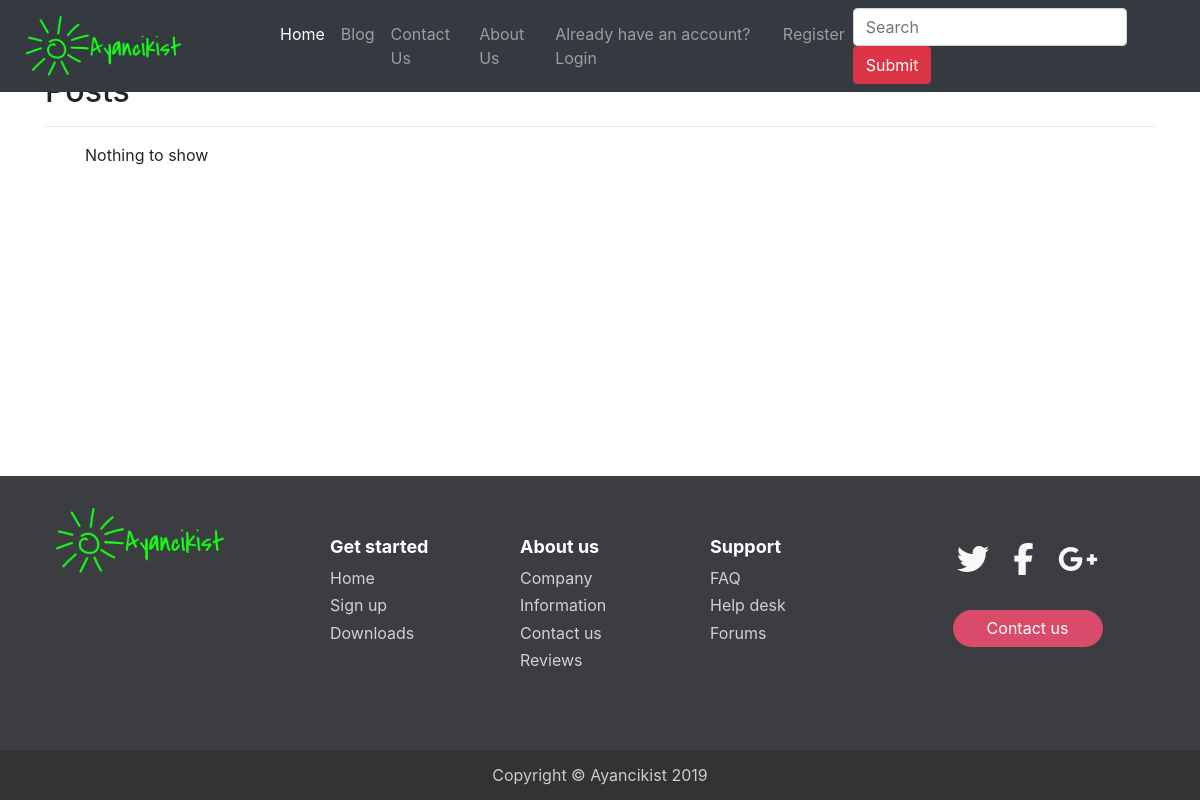
Before: /blog/ with the older database file.
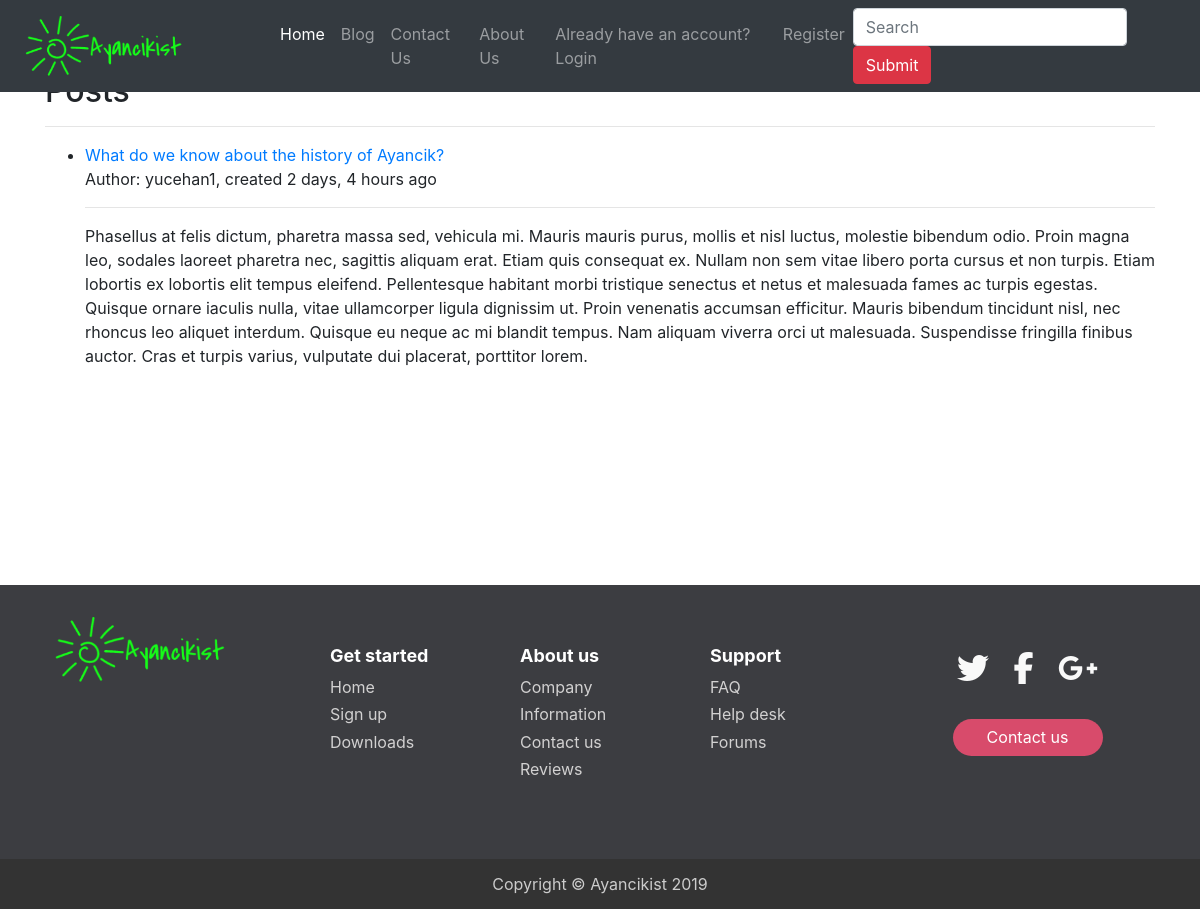
After: the same page with the newer database file.
### blog/models.py (models this page shows, shortened)
class Post(models.Model):
    author = models.ForeignKey(User, on_delete=models.CASCADE)
    title = models.CharField(max_length=200)
    text = models.TextField()
    published_date = models.DateTimeField(auto_now=True)

### blog/views.py (the view)
# urls.py: path('blog/', PostListView.as_view(), name='blog-view'),
class PostListView(ListView):
    model = Post
    template_name = 'blog/posts.html'
    def get_queryset(self):
        return Post.objects.filter(published_date__lte=timezone.now()).order_by('published_date')

### templates/blog/posts.html
{% extends "base.html" %}
{% load humanize %}
{% block content %}
<h2 id='postsTitle'>Posts</h2>
<hr>
<ul>
  {% if post_list %}
  {% for post in post_list %}
  <li>
  <a href="{% url 'post-detail' post.pk %}">{{post.title}}</a><br>
  Author: {{post.author}}, created {{post.published_date | timesince}} ago</a><hr>
  {{post.text}}
  </li>
  {% endfor %}
  {% else %}
  <p>Nothing to show</p>
  {% endif %}
</ul>
{% endblock %}

### templates/base.html (shortened to what this page needs)
{% load staticfiles %}
<!DOCTYPE html>
<html lang="en" dir="ltr">
  <head>
  </head>
    <link rel="stylesheet" href="https://use.fontawesome.com/releases/v5.8.2/css/all.css">
    <link rel="stylesheet" href="http://cdnjs.cloudflare.com/ajax/libs/font-awesome/4.6.3/css/font-awesome.min.css">
    <link rel="stylesheet" href="https://stackpath.bootstrapcdn.com/bootstrap/4.3.1/css/bootstrap.min.css">
    <link rel="stylesheet" href="{% static 'css/footer.css' %}">
    <link rel="stylesheet" href="{% static 'css/body.css' %}">
<body>
    {% include 'partials/_navbar.html' %}
    <div class="container" id='bodyContainer'>
      {% block content %}{% endblock %}
    </div>
    {% include 'partials/_footer.html' %}
  </body>
</html>

### templates/partials/_navbar.html (shortened to what this page needs)
{% load static %}
  <nav class="navbar navbar-expand-lg navbar-dark bg-dark fixed-top">
    <a class="navbar-brand" href="{% url 'index' %}">
      <img src="{% static "companylogo.png" %}" height="60" alt="">
    </a>
    <div class="collapse navbar-collapse" id="navbarSupportedContent">
      <ul class="navbar-nav mr-auto">
        <li class="nav-item active">
          <a class="nav-link" href="{% url 'index' %}">Home
          </a>
        </li>
        <li class="nav-item">
          <a class="nav-link" href="{% url 'blog-view' %}">Blog</a>
        </li>
        <li class="nav-item">
          <a href="#" class="nav-link">Contact Us</a>
        </li>
        <li class="nav-item">
            <a href="#" class="nav-link">About Us</a>
        </li>
        {% if user.is_authenticated %}
        <li class="nav-item">
            <a href="{% url 'logout' %}" class="nav-link">Logout</a>
        </li>
        <li class="nav-item">
            <a href="{% url 'profile' %}" class="nav-link">Logged in as {{user.username}}</a>
        </li>
        {% else %}
        <li class="nav-item">
            <a href="{% url 'login' %}" class="nav-link">Already have an account? Login</a>
        </li>
        <li class="nav-item">
            <a href="{% url 'register' %}" class="nav-link">Register</a>
        </li>
        {% endif %}
      </ul>
      <form class="form-inline my-2 my-lg-0">
        <input class="form-control mr-sm-2" type="search" placeholder="Search" aria-label="Search">
        <button class="btn btn-danger my-2 my-sm-0" type="submit">Submit</button>
      </form>
    </div>
  </nav>

### templates/partials/_footer.html (shortened to what this page needs)
{% load static %}
<div class="content">
</div>
    <footer id="myFooter">
        <div class="container">
            <div class="row">
                <div class="col-sm-3">
                    <h2 class="logo"><a href="{% url 'index' %}">
                      <img src="{% static "companylogo.png" %}" height="65" alt="">
                    </a></h2>
                </div>
                <div class="col-sm-2">
                    <h5>Get started</h5>
                    <ul>
                        <li><a href="{% url 'index' %}">Home</a></li>
                        <li><a href="#">Sign up</a></li>
                        <li><a href="#">Downloads</a></li>
                    </ul>
                </div>
                <div class="col-sm-2">
                    <h5>About us</h5>
                    <ul>
                        <li><a href="#">Company Information</a></li>
                        <li><a href="#">Contact us</a></li>
                        <li><a href="#">Reviews</a></li>
                    </ul>
                </div>
                <div class="col-sm-2">
                    <h5>Support</h5>
                    <ul>
                        <li><a href="#">FAQ</a></li>
                        <li><a href="#">Help desk</a></li>
                        <li><a href="#">Forums</a></li>
                    </ul>
                </div>
                <div class="col-sm-3">
                    <div class="social-networks">
                        <a href="#" class="twitter"><i class="fa fa-twitter"></i></a>
                        <a href="#" class="facebook"><i class="fa fa-facebook"></i></a>
                        <a href="#" class="google"><i class="fa fa-google-plus"></i></a>
                    </div>
                    <button type="button" class="btn btn-default">Contact us</button>
                </div>
            </div>
        </div>
        <div class="footer-copyright">
            <p>Copyright &copy;
            Ayancikist 2019</p>
        </div>
</footer>

### ayancikist/static/css/footer.css (style rules this page uses)
#myFooter { background-color: #3c3d41; color: white; padding-top: 30px; }
#myFooter .footer-copyright { background-color: #333333; padding-top: 3px; padding-bottom: 3px; text-align: center; }
#myFooter .row { margin-bottom: 60px; }
#myFooter .footer-copyright p { margin: 10px; color: #ccc; }
#myFooter ul { list-style-type: none; padding-left: 0; line-height: 1.7; }
#myFooter h5 { font-size: 18px; color: white; font-weight: bold; margin-top: 30px; }
#myFooter h2 a { font-size: 50px; text-align: center; color: #fff; }
#myFooter a { color: #d2d1d1; text-decoration: none; }
#myFooter .social-networks { text-align: center; padding-top: 30px; padding-bottom: 16px; }
#myFooter .social-networks a { font-size: 32px; color: #f9f9f9; padding: 10px; transition: 0.2s; }
#myFooter .btn { color: white; background-color: #d84b6b; border-radius: 20px; border: none; width: 150px; display: block; margin: 0 auto; margin-top: 10px; line-height: 25px; }
html { height: 100%; }
body { display: flex; display: -webkit-flex; flex-direction: column; -webkit-flex-direction: column; height: 100%; }
.content { flex: 1 0 auto; -webkit-flex: 1 0 auto; min-height: 200px; }
#myFooter { flex: 0 0 auto; -webkit-flex: 0 0 auto; }

### ayancikist/static/css/body.css (style rules this page uses)
#bodyContainer { margin-top: 6%; }

Changed rows visible on the page:
added Post: title "What do we know about the history of Ayancik?", author "yucehan1", published_date "2 days, 4 hours", text "Phasellus at felis dictum, pharetra massa sed, vehicula mi. Mauris mauris purus, mollis et nisl luctus, molestie bibendum odio. Proin magna leo, sodales laoreet pharetra nec, sagittis aliquam erat. Etiam quis consequat ex. Nullam non sem vitae libero porta cursus et non turpis. Etiam lobortis ex lobortis elit tempus eleifend. Pellentesque habitant morbi tristique senectus et netus et malesuada fames ac turpis egestas. Quisque ornare iaculis nulla, vitae ullamcorper ligula dignissim ut. Proin venenatis accumsan efficitur. Mauris bibendum tincidunt nisl, nec rhoncus leo aliquet interdum. Quisque eu neque ac mi blandit tempus. Nam aliquam viverra orci ut malesuada. Suspendisse fringilla…"
Other visible differences:
text no longer shown: "Nothing to show"
